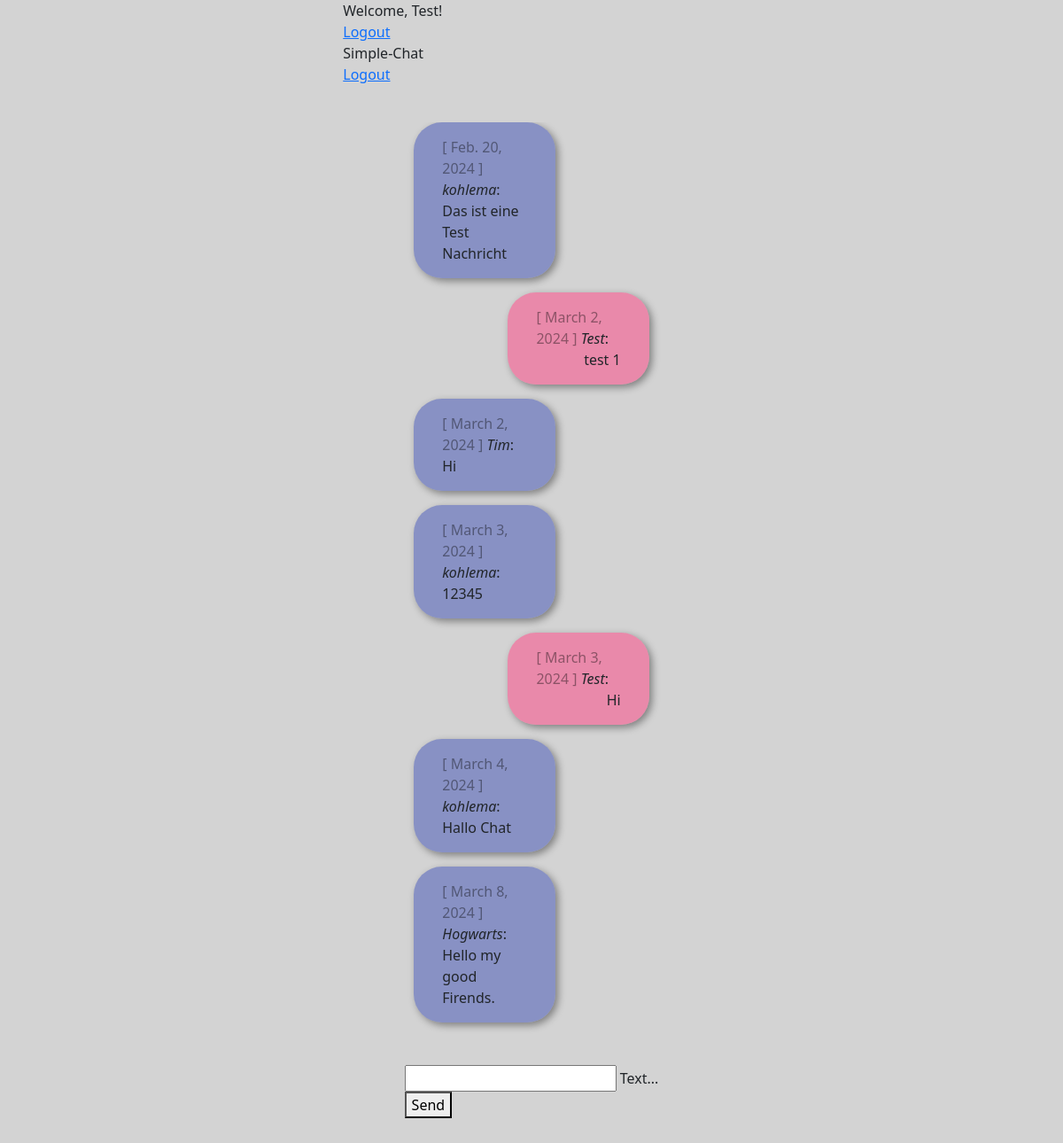
Page /chat/ (signed in) on the committed database.
### chat/models.py (models this page shows)
class Message(models.Model):
    text = models.CharField(max_length=500)
    created_at = models.DateField(default=date.today)
    chat = models.ForeignKey(Chat, on_delete=models.CASCADE, related_name='chat_message_set', default=None, blank=True, null=True)
    author = models.ForeignKey(settings.AUTH_USER_MODEL, on_delete=models.CASCADE, related_name='author_message_set')
    receiver = models.ForeignKey(settings.AUTH_USER_MODEL, on_delete=models.CASCADE, related_name='receiver_message_set')

### chat/views.py (the view)
# urls.py: path('', lambda request: redirect('chat')),
@login_required(login_url='/login/')        #Check if user is logged in, if not refers to login.
def chat(request):
    if isRequestPost(request):
        testChat = Chat.objects.get(id=chat_id_number)
        new_message = createMessage(request, testChat)
        serialized_message = serializeJson(request, new_message)
        return JsonResponse(serialized_message, safe=False)
    chat_messages = filterChatMessages(chat_id_number)
    return render(
        request,
        'chat/chat.html',
        {'chat_messages': chat_messages}
    )

### chat/utils.py (called while the page is built)
def isRequestPost(request):
    return request.method == 'POST'

def filterChatMessages(id_number):
    return Message.objects.filter(chat__id=id_number)

### chat/templates/chat/chat.html (shortened to what this page needs)
{% extends "base.html" %}
{% block content %} {% if request.user.is_authenticated %}
<div class="page-chat">
	<div id="messageContainer">
		{% for message in chat_messages %}
		{% if request.user.is_authenticated and request.user == message.author %}
		<div class="message__right">
			<div class="message--user message__bubble--user">
				<div>
					<span class="color-gray">[ {{ message.created_at }} ]</span>
					<i>{{ message.author }}</i>:
				</div>
				{{ message.text }}
			</div>
		</div>
		{% else %}
		<div class="message__left">
			<div class="message message__bubble">
				<div>
					<span class="color-gray">[ {{ message.created_at }} ]</span>
					<i>{{ message.author }}</i>:
				</div>
				{{ message.text }}
			</div>
		</div>
		{% endif %} {% endfor %}
	</div>
	<form
		onsubmit="sendMessage(); return false;"
		method="POST"
		id="chatForm"
		class="form-style"
	>
		<div
			class="mdl-textfield mdl-js-textfield mdl-textfield--floating-label"
		>
			<input
				name="messageField"
				class="mdl-textfield__input"
				type="text"
				id="messageField"
			/>
			<label class="mdl-textfield__label" for="messageField"
				>Text...</label
			>
		</div>
		<button
			class="mdl-button mdl-js-button mdl-button--raised mdl-js-ripple-effect mdl-button--accent"
			type="submit"
		>
			Send
		</button>
	</form>
</div>
{% else %}
<h1>Not logged in!</h1>
<p>
	You are not logged in. Please log in.<br />
	Please follow the Link for <a href="{% url 'login_user' %}">Login</a>.
</p>
{% endif %} {% endblock %}

### templates/base.html (shortened to what this page needs)
<!DOCTYPE html>
<html lang="en">
	<head>
		{% load static %}
		<link
			rel="stylesheet"
			href="https://code.getmdl.io/1.3.0/material.indigo-pink.min.css"
		/>
		<link
			rel="stylesheet"
			href="https://cdn.jsdelivr.net/npm/bootstrap@5.3.3/dist/css/bootstrap.min.css"
		/>
		<link rel="stylesheet" href="{% static 'css/style.css' %}" />
	</head>
	<body>
		<div class="mdl-layout mdl-js-layout mdl-layout--fixed-header">
			<header class="mdl-layout__header">
				<div class="mdl-layout__header-row">
					{% if request.user.is_authenticated %}
					<span class="mdl-layout-title">
						{% if request.user.first_name %}
						Welcome, {{ request.user.first_name }}!
						{% else %}
						Welcome, {{ request.user }}!
						{% endif %}
					</span>
					{% else %}
					<span class="mdl-layout-title">
						Welcome by Simple-Chat
					</span>
					{% endif %}
					<nav class="mdl-navigation mdl-layout--large-screen-only">
						{% if request.user.is_authenticated %}
						<a
							class="mdl-navigation__link"
							href="{% url 'logout_user' %}"
							>Logout</a
						>
						{% endif %}
					</nav>
				</div>
			</header>
			<div class="mdl-layout__drawer mdl-layout--small-screen-only">
				<span class="mdl-layout-title">Simple-Chat</span>
				<nav class="mdl-navigation">
					{% if request.user.is_authenticated %}
					<a
						class="mdl-navigation__link"
						href="{% url 'logout_user' %}"
						>Logout</a
					>
					{% endif %}
				</nav>
			</div>
			<main class="mdl-layout__content">
				<div class="page-content">
					{% block content %}{% endblock %}
				</div>
			</main>
		</div>
	</body>
</html>

### static/css/style.css (style rules this page uses)
html { scroll-behavior: smooth; }
body { display: flex; justify-content: center; background-color: lightgray; }
.color-gray { color: rgba(0, 0, 0, 0.4); }
.form-style { margin-top: 2rem !important; }
.page-content { display: flex; flex-direction: column; justify-content: center; align-items: center; }
.page-chat { height: calc(100dvh - 64px); width: 100%; display: flex; flex-direction: column; justify-content: center; align-items: center; }
#messageContainer { padding: 0 5rem; max-height: calc(100% - 5rem - 64px); width: 100%; overflow: auto; }
.message__right { display: flex; width: 100%; justify-content: flex-end; }
.message__left { display: flex; width: 100%; justify-content: flex-start; }
.message { display: flex; flex-direction: column; margin-bottom: 1rem; padding: 1rem 2rem; max-width: 60%; }
.message--user { display: flex; flex-direction: column; align-items: flex-end; margin-bottom: 1rem; padding: 1rem 2rem; max-width: 60%; }
.message__bubble { width: 60%; background-color: rgba(63, 81, 181, 0.5); border-radius: 2rem; box-shadow: 0.2rem 0.2rem 0.5rem rgba(0, 0, 0, 0.4); }
.message__bubble--user { width: 60%; background-color: rgba(255, 64, 129, 0.5); border-radius: 2rem; box-shadow: 0.2rem 0.2rem 0.5rem rgba(0, 0, 0, 0.4); }

### rows in the picture
Message: created_at "Feb. 20, 2024", author "kohlema", text "Das ist eine Test Nachricht"
Message: created_at "March 2, 2024", author "Test", text "test 1"
Message: created_at "March 2, 2024", author "Tim", text "Hi"
Message: created_at "March 3, 2024", author "kohlema", text "12345"
Message: created_at "March 3, 2024", author "Test", text "Hi"
Message: created_at "March 4, 2024", author "kohlema", text "Hallo Chat"
Message: created_at "March 8, 2024", author "Hogwarts", text "Hello my good Firends."

### other values in the picture
{{ request.user }} "Test"
